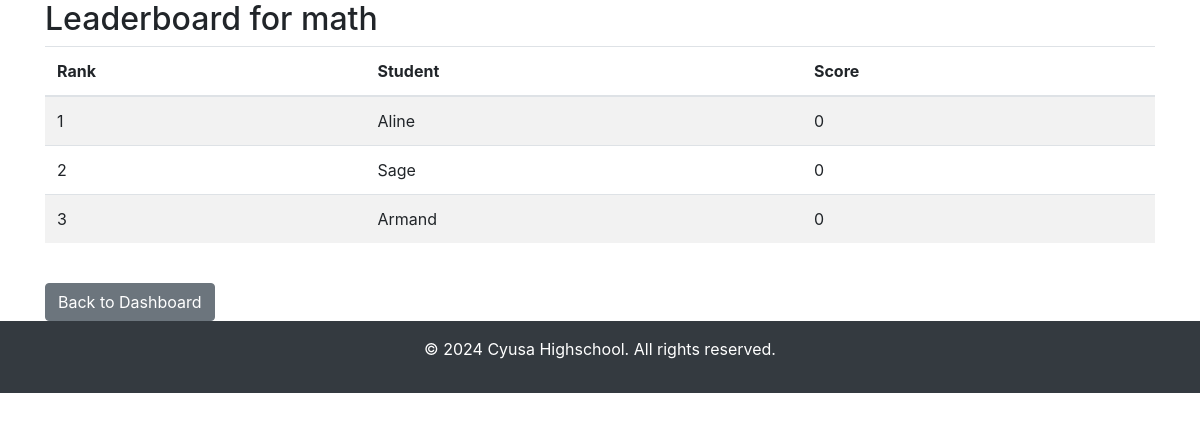
Before: /teacher/module/1/leaderboard (signed in) with the older database file.
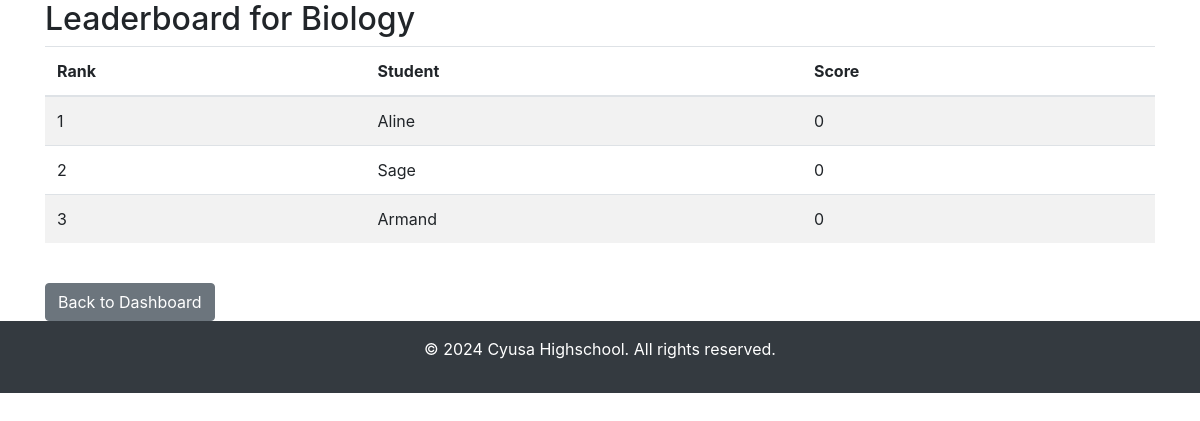
After: the same page with the newer database file.
### app.py (models this page shows)
class Module(db.Model):
    id = db.Column(db.Integer, primary_key=True)
    title = db.Column(db.String(100), nullable=False)
    terms_conditions = db.Column(db.Text, nullable=False)
    quizzes = db.relationship('Quiz', backref='module', lazy=True, cascade="all, delete-orphan")

### app.py (the view)
@app.route('/teacher/module/<int:module_id>/leaderboard')
@login_required
def leaderboard(module_id):
    if current_user.role != 'teacher':
        return redirect(url_for('student_dashboard_view'))
    module = Module.query.get(module_id)
    if not module:
        flash('Module not found.', 'error')
        return redirect(url_for('teacher_dashboard'))
    quizzes = module.quizzes
    students = module.students
    results = []
    for student in students:
        total_score = 0
        quizzes_completed = 0
        for quiz in quizzes:
            result = QuizResult.query.filter_by(quiz_id=quiz.id, student_id=student.id).first()
            if result:
                total_score += result.score
                quizzes_completed += 1
        results.append({
            'student': student,
            'total_score': total_score,
            'quizzes_completed': quizzes_completed
        })
    results = sorted(results, key=lambda x: x['total_score'], reverse=True)
    return render_template('leaderboard.html', results=results, module=module, enumerate=enumerate)

### app.py (called while the page is built)
@login_manager.user_loader
def load_user(user_id):
    return User.query.get(int(user_id))

### templates/leaderboard.html (shortened to what this page needs)
<!DOCTYPE html>
<html lang="en">
<head>
    <link rel="stylesheet" href="https://stackpath.bootstrapcdn.com/bootstrap/4.5.2/css/bootstrap.min.css">
</head>
<body>
    <div class="container">
        <h2>Leaderboard for {{ module.title }}</h2>
        <table class="table table-striped">
            <thead>
                <tr>
                    <th>Rank</th>
                    <th>Student</th>
                    <th>Score</th>
                </tr>
            </thead>
            <tbody>
                {% if results %}
                    {% for index, result in enumerate(results) %}
                    <tr>
                        <td>{{ index + 1 }}</td>
                        <td>{{ result.student.username }}</td>
                        <td>{{ result.total_score }}</td>
                    </tr>
                    {% endfor %}
                {% else %}
                    <tr>
                        <td colspan="3" class="text-center">No results available. Students have not taken the quiz yet.</td>
                    </tr>
                {% endif %}
            </tbody>
        </table>
        <a href="{{ url_for('teacher_dashboard') }}" class="btn btn-secondary mt-4">Back to Dashboard</a>
    </div>
    <footer class="bg-dark text-white text-center py-3">
        <p>© 2024 Cyusa Highschool. All rights reserved.</p>
    </footer>
</body>
</html>

Changed rows visible on the page:
changed Module: title "math" → "Biology"
